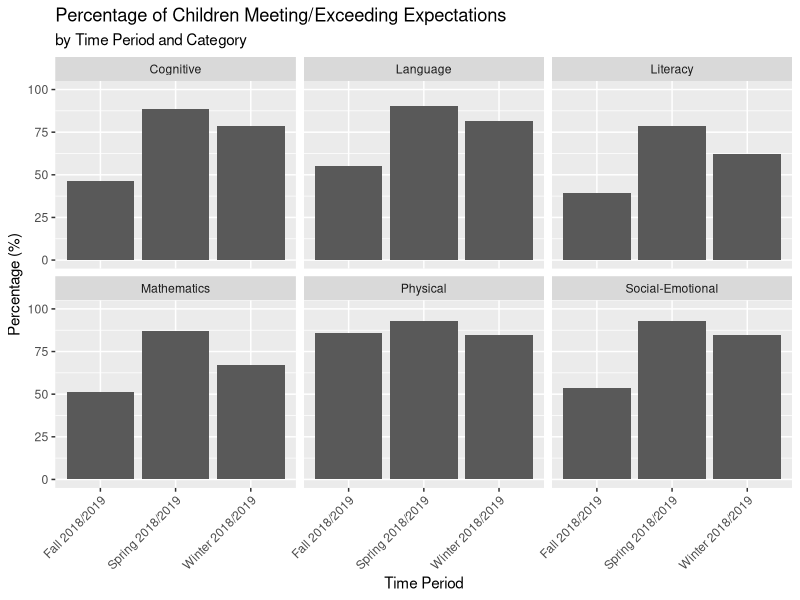
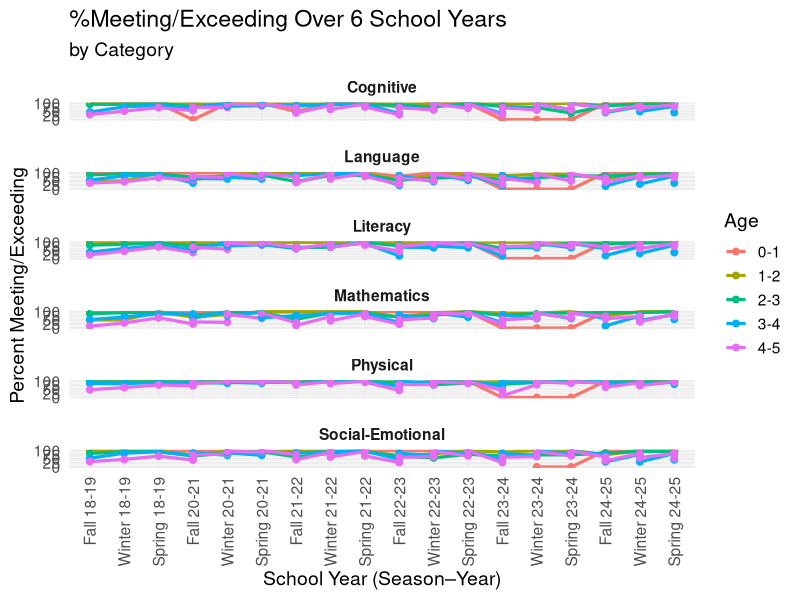
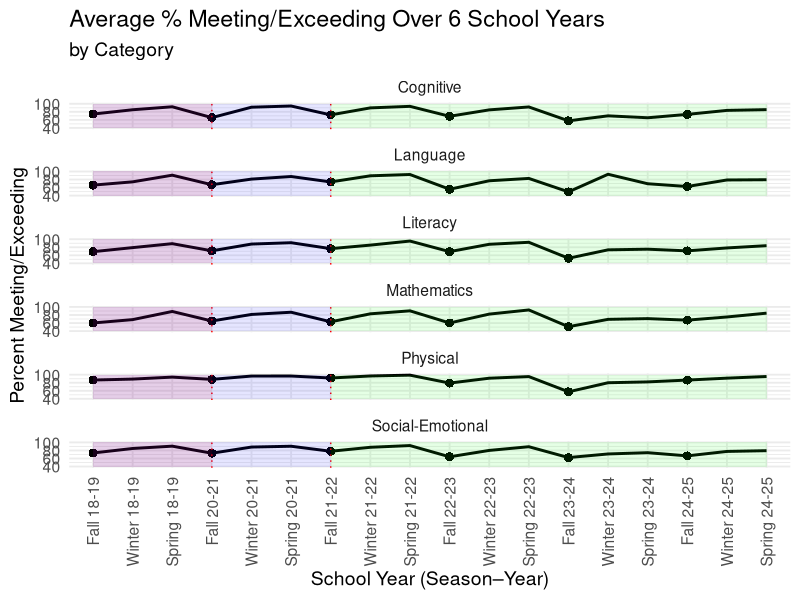
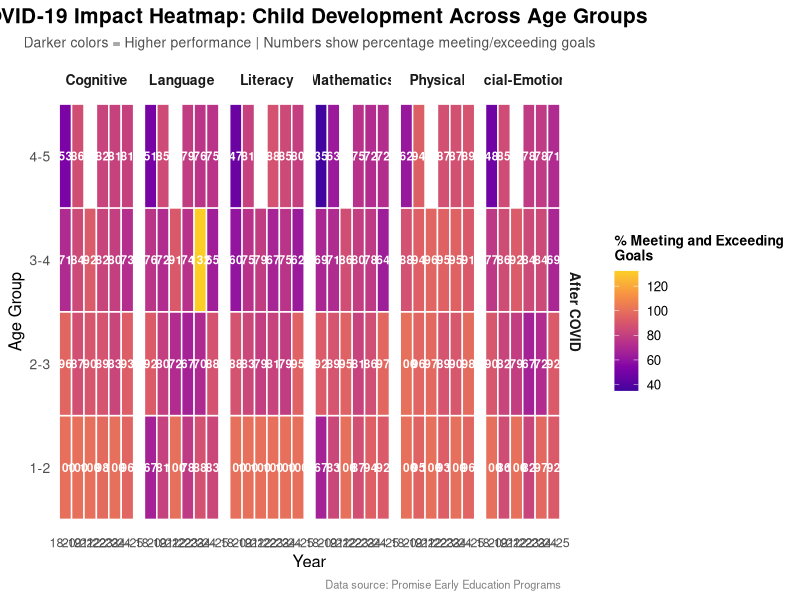
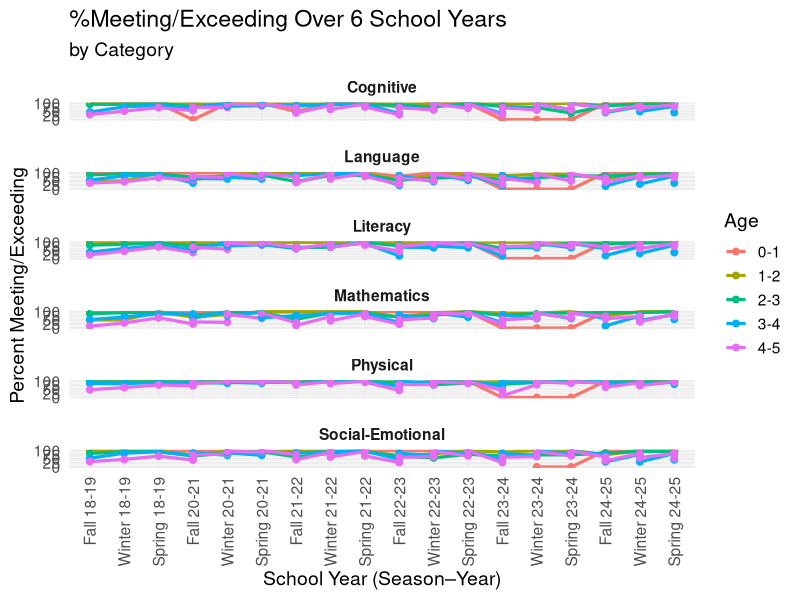
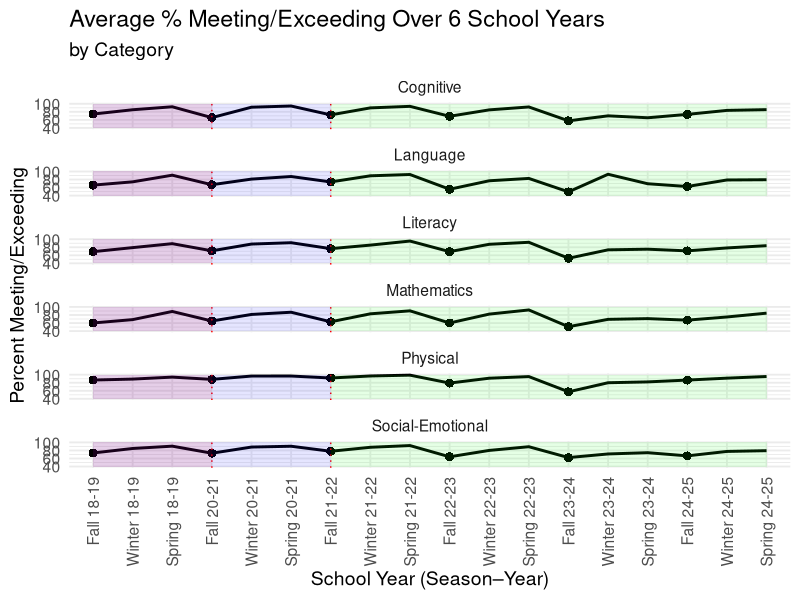
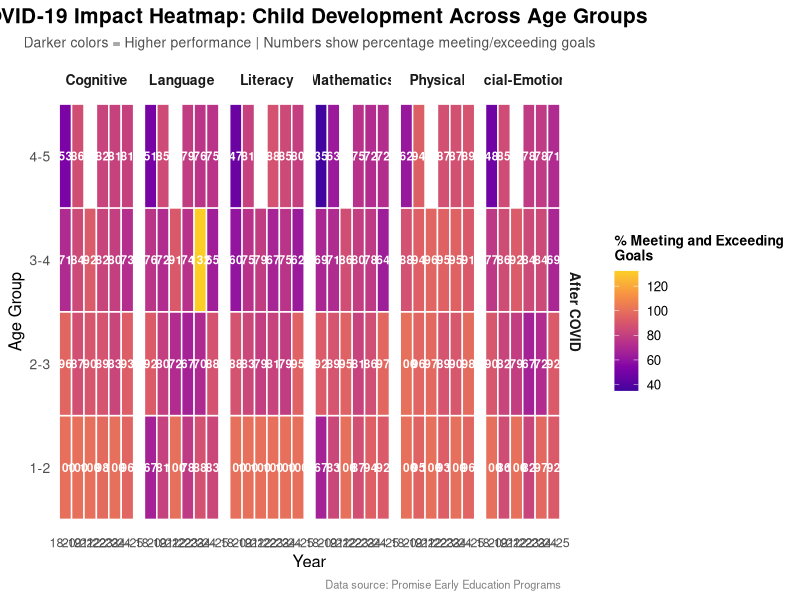

Reproduce these figures in R, in order.
## ---- chunk 1
library(tidyverse)
library(broom)
library(readxl)
library(dplyr)
library(skimr)
## ---- chunk 2
prof_2018_2019 <- read_excel("../data/ignore/file_show.xlsx")
## ---- chunk 3
glimpse(prof_2018_2019)
## ---- chunk 4
skim(prof_2018_2019)
## ---- chunk 5
categorized_data_2018_2019 <- prof_2018_2019 |>
  group_by(`Time Period`, `Category`) |>
  summarise(
    `Total # Children` = sum(`# Children`, na.rm = TRUE), 
    `Meeting / Exceeding Children` = sum(`# Meeting / Exceeding`, na.rm = TRUE), 
    `% percentage` = round(`Meeting / Exceeding Children` / `Total # Children` * 100, 2),
    .groups = "drop"
  )
## ---- chunk 6
ggplot(categorized_data_2018_2019, aes(x = `Time Period`, y = `% percentage`)) +
  geom_col() +
  facet_wrap(~ `Category`) +
  ylim(0, 100) +
  labs(
    title = "Percentage of Children Meeting/Exceeding Expectations",
    subtitle = "by Time Period and Category",
    x = "Time Period",
    y = "Percentage (%)"
  ) + 
  theme(axis.text.x = element_text(angle = 45, hjust = 1))
## ---- chunk 7
X2018_2019 <- read_excel("../data/ignore/2018-2019.xlsx")
X2020_2021 <- read_excel("../data/ignore/2020-2021.xlsx")
X2021_2022 <- read_excel("../data/ignore/2021-2022.xlsx")
X2022_2023 <- read_excel("../data/ignore/2022-2023.xlsx")
X2023_2024 <- read_excel("../data/ignore/2023-2024.xlsx")
X2024_2025 <- read_excel("../data/ignore/2024-2025.xlsx")
## ---- chunk 8
general_data_table <- bind_rows(
  #for each year we need to first convert our number of children, number of meeting/exceeding, and percentage of meeting/exceeding in numerit values and create a year column that would help us with sorting and labeling
  X2018_2019 |>
    mutate(
      `# Children` = parse_number(as.character(`# Children`), na = c("N/A", "NA")), 
      `# Meeting / Exceeding` = parse_number(as.character(`# Meeting / Exceeding`), na = c("N/A", "NA")), 
      `% Meeting / Exceeding` = parse_number(as.character(`% Meeting / Exceeding`)), 
      year = "18-19"), 
  X2020_2021 |>
    mutate(
      `# Children` = parse_number(as.character(`# Children`), na = c("N/A", "NA")), 
      `# Meeting / Exceeding` = parse_number(as.character(`# Meeting / Exceeding`), na = c("N/A", "NA")), 
      `% Meeting / Exceeding` = parse_number(as.character(`% Meeting / Exceeding`)), 
      year = "20-21"), 
  X2021_2022|>
    mutate(
      `# Children` = parse_number(as.character(`# Children`), na = c("N/A", "NA")), 
      `# Meeting / Exceeding` = parse_number(as.character(`# Meeting / Exceeding`), na = c("N/A", "NA")), 
      `% Meeting / Exceeding` = parse_number(as.character(`% Meeting / Exceeding`)), 
      year = "21-22"), 
  X2022_2023|>
    mutate(
      `# Children` = parse_number(as.character(`# Children`), na = c("N/A", "NA")), 
      `# Meeting / Exceeding` = parse_number(as.character(`# Meeting / Exceeding`), na = c("N/A", "NA")), 
      `% Meeting / Exceeding` = parse_number(as.character(`% Meeting / Exceeding`)), 
      year = "22-23"), 
  X2023_2024|>
    mutate(
      `# Children` = parse_number(as.character(`# Children`), na = c("N/A", "NA")), 
      `# Meeting / Exceeding` = parse_number(as.character(`# Meeting / Exceeding`), na = c("N/A", "NA")), 
      `% Meeting / Exceeding` = parse_number(as.character(`% Meeting / Exceeding`), na = c("N/A", "NA", "#DIV/0!")), 
      year = "23-24"), 
  X2024_2025|>
    mutate(
      `# Children` = parse_number(as.character(`# Children`), na = c("N/A", "NA")), 
      `# Meeting / Exceeding` = parse_number(as.character(`# Meeting / Exceeding`), na = c("N/A", "NA")), 
      `% Meeting / Exceeding` = parse_number(as.character(`% Meeting / Exceeding`)), 
      year = "24-25")
  ) |>
  #shortening and simplifying the label for each school year and trimester
  mutate(
    season = case_when(
      str_detect(`Time Period`, "Fall") ~ "Fall",
      str_detect(`Time Period`, "Winter") ~ "Winter",
      str_detect(`Time Period`, "Spring") ~ "Spring"
    ),
    label = paste(season, year),
    #sorting for chronological order taking the beginning of the school year and the code for each season (Fall - 1, Winter - 2, Spring - 3)
    #e.g. Fall 2018-2019 -> 181, Winter 2021-2022 -> 212
    sort_num = as.numeric(str_sub(year, 1, 2)) * 10 + match(season, c("Fall","Winter","Spring")) 
  )
#ordering our data chronologically
general_data_table <- general_data_table |>
  mutate(
    label = fct_reorder(label, sort_num)
  )
## ---- chunk 9
general_data_plot <- ggplot(general_data_table, aes(x = label, y = `% Meeting / Exceeding`, color = Age, group = Age)) +
  geom_line(size = 1.1) +
  geom_point(size = 2) +
  facet_wrap(~ Category, ncol = 1) +
  ylim(0, 100)+
  labs(
    title = "%Meeting/Exceeding Over 6 School Years",
    subtitle = "by Category",
    x = "School Year (Season–Year)",
    y = "Percent Meeting/Exceeding"
  ) +
  theme_minimal(base_size = 14) +
  theme(
    axis.text.x = element_text(angle = 90, hjust = 1, vjust = 0.5),
    strip.text = element_text(face = "bold"),
    panel.spacing = unit(1, "lines")
  )

general_data_plot

#saving
ggsave("general_plot.png", general_data_plot, width = 10, height = 20, dpi = 300)
## ---- chunk 10
#creating a new column that would help us highlight the beginning of the school year
average_general_data_table <- general_data_table |>
  mutate(is_fall = (`season` == "Fall"))

#calculating the average of all age groups' seasonal performance
average_general_data_table <- average_general_data_table |>
  group_by(Category, label, sort_num, is_fall) |>
  summarise(
    `Avg Meeting Exceeding` = mean(`% Meeting / Exceeding`, na.rm = TRUE),
    .groups = "drop"
  )

average_general_data_table 

#plotting
average_general_data_plot <- ggplot(average_general_data_table, aes(x = label, y = `Avg Meeting Exceeding`, group = Category)) +
  geom_line(size = 1) +
  geom_point(aes(size = ifelse(is_fall, 4, NA)), shape = 20, stroke = 0) +
  geom_vline(xintercept = "Fall 20-21", linetype = "dotted", color = "red")+
  geom_vline(xintercept = "Fall 21-22", linetype = "dotted", color = "red")+
  annotate("rect", xmin="Fall 18-19", xmax="Fall 20-21", ymin = 40, ymax = 100, alpha = 0.1, fill = "red")+
  annotate("rect", xmin="Fall 18-19", xmax="Fall 21-22", ymin = 40, ymax = 100, alpha = 0.1, fill = "blue")+
  annotate("rect", xmin="Fall 21-22", xmax="Spring 24-25", ymin = 40, ymax = 100, alpha = 0.1, fill = "green")+
  facet_wrap(~ Category, ncol = 1) +
  ylim(40, 100)+
  labs(
    title = "Average % Meeting/Exceeding Over 6 School Years",
    subtitle = "by Category",
    x = "School Year (Season–Year)",
    y = "Percent Meeting/Exceeding"
  ) +
  theme_minimal(base_size = 14) +
  theme(
    axis.text.x = element_text(angle = 90, hjust = 1, vjust = 0.5),
    legend.position = "none"
  )

average_general_data_plot

#saving
ggsave("average_general_plot.png", average_general_data_plot, width = 10, height = 15, dpi = 300)
## ---- chunk 11
# filter 0-1 age group and calculate percentages
data <- general_data_table |>
filter(Age != "0-1") |>
drop_na() |>
group_by(year, Category, Age) |>
summarise(percent = sum(`# Meeting / Exceeding`) / sum(`# Children`) * 100, .groups = "drop") |>
mutate( covid_period = case_when(
year == "2019" ~ "Before COVID",
year %in% c("2021", "2022") ~ "During COVID",
TRUE ~ "After COVID"
  ),
covid_period = factor(covid_period, levels = c("Before COVID", "During COVID", "After COVID"))
)

## Heatmap
covid_plot <- ggplot(data, aes(x = year, y = Age, fill = percent)) +
geom_tile(color = "white", size = 0.5) +
geom_text(aes(label = round(percent, 0)), color = "white", fontface = "bold", size = 3) +
facet_grid(covid_period ~ Category, scales = "free_y", space = "free_y") +
scale_fill_viridis_c(option = "plasma", begin = 0.1, end = 0.9) +
labs(title = "COVID-19 Impact Heatmap: Child Development Across Age Groups",
subtitle = "Darker colors = Higher performance | Numbers show percentage meeting/exceeding goals",
x = "Year", y = "Age Group", fill = "% Meeting and Exceeding\nGoals",
caption = "Data source: Promise Early Education Programs") +
theme_minimal(base_size = 12) +
theme(
plot.title = element_text(face = "bold", size = 15, hjust = 0.5),
plot.subtitle = element_text(size = 10, hjust = 0.5, color = "gray30", margin = margin(b = 10)),
axis.text.x = element_text(angle = 0, hjust = 0.5, size = 9),
axis.text.y = element_text(size = 10),
strip.text = element_text(face = "bold", size = 10),
legend.position = "right",
legend.title = element_text(face = "bold", size = 10),
panel.grid = element_blank(),
plot.caption = element_text(size = 8, color = "gray50", hjust = 1)
  )

# Save png
ggsave("covid_impact_heatmap.png", covid_plot, width = 14, height = 10, dpi = 300)
covid_plot
